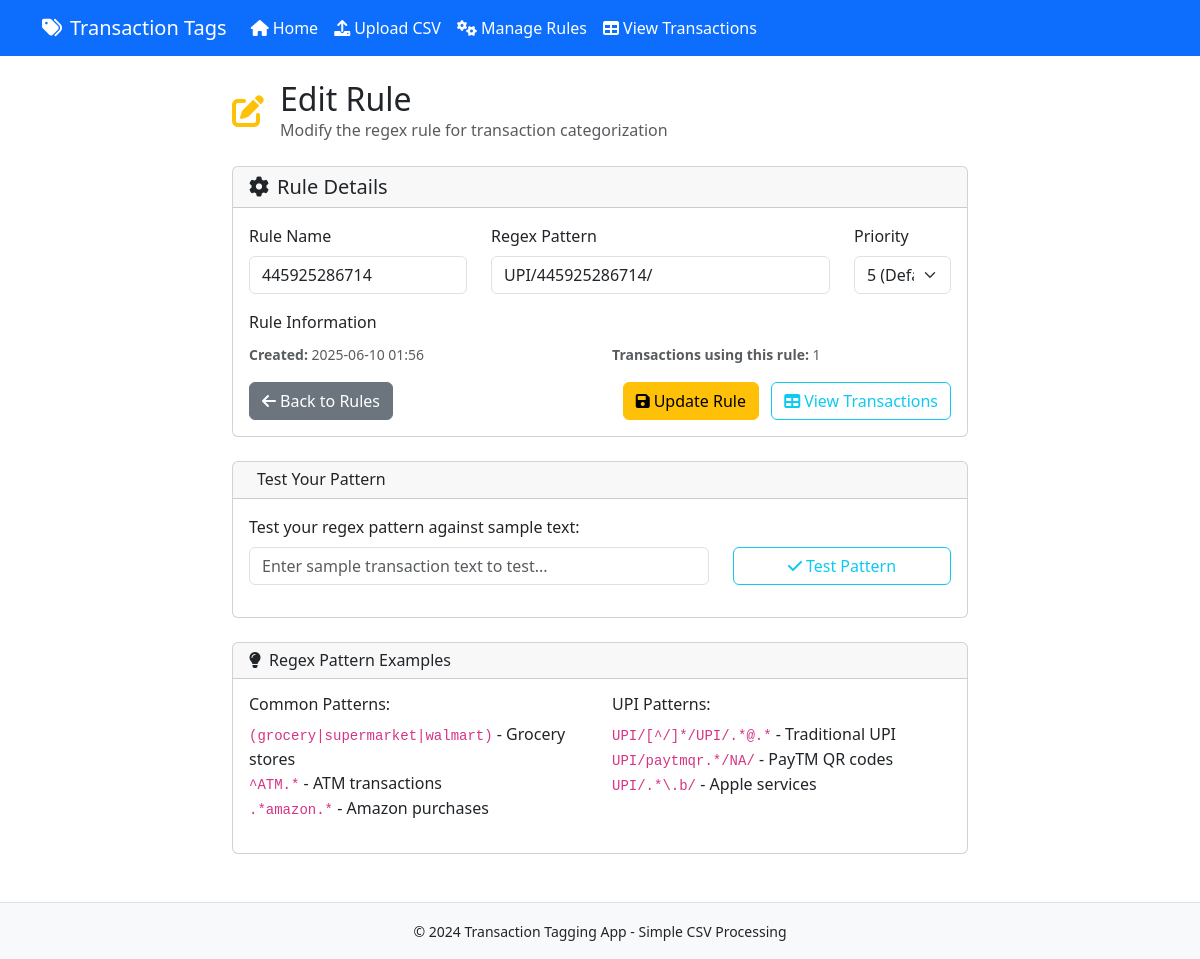
The page /rules/edit/2 on the database as committed earlier.
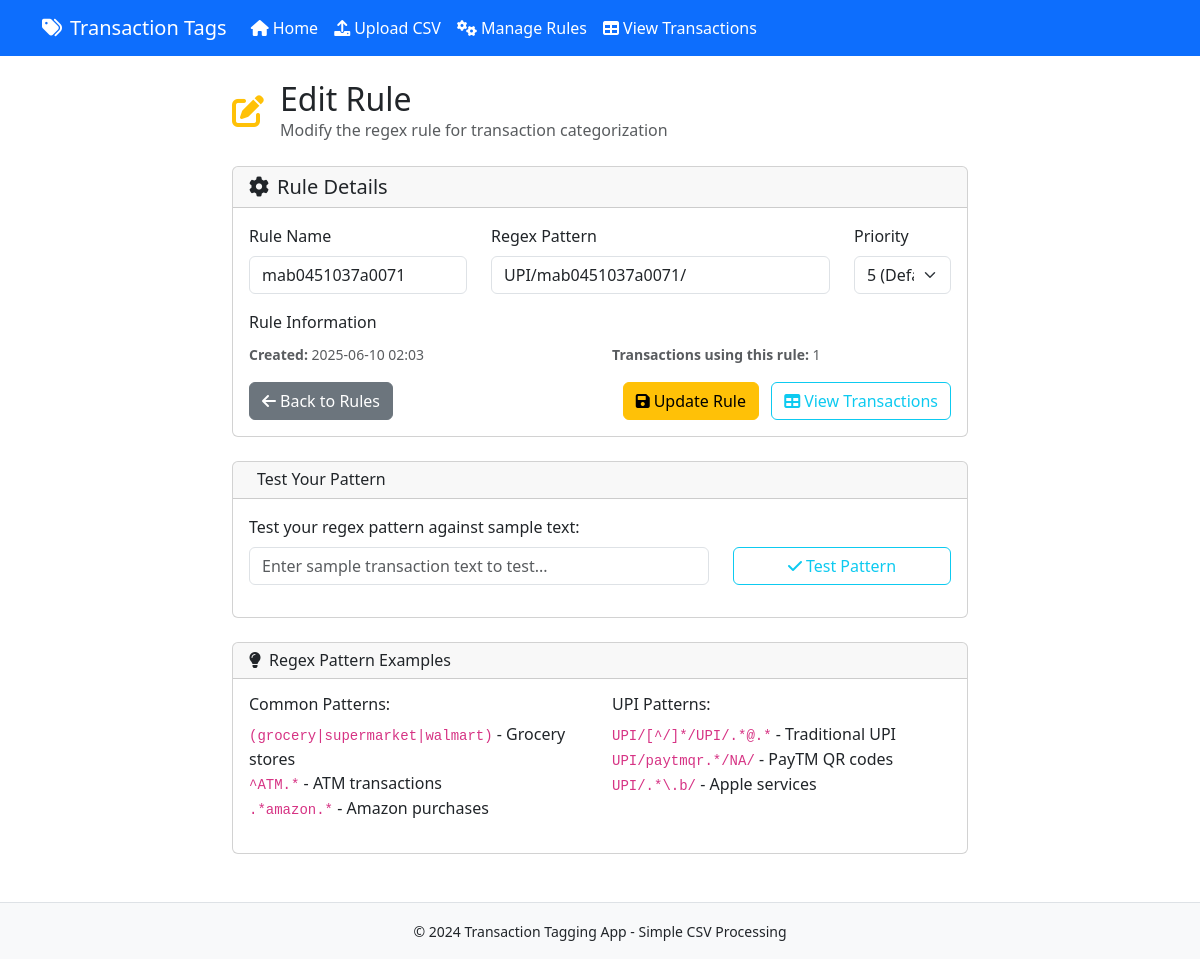
The same page on the database as committed later.
### models.py (models this page shows, shortened)
class Rule(db.Model):
    id = db.Column(db.Integer, primary_key=True)
    name = db.Column(db.String(100), nullable=False, unique=True)
    regex_pattern = db.Column(db.Text, nullable=False)
    priority = db.Column(db.Integer, nullable=False, default=5)
    created_at = db.Column(db.DateTime, default=datetime.utcnow)

### routes.py (the view, shortened to what this page needs)
@app.route('/rules/edit/<int:rule_id>', methods=['GET', 'POST'])
def edit_rule(rule_id):
    rule = Rule.query.get_or_404(rule_id)
    return render_template('edit_rule.html', rule=rule)

### templates/edit_rule.html (shortened to what this page needs)
{% extends "base.html" %}
{% block content %}
<div class="row">
    <div class="col-md-8 offset-md-2">
        <div class="d-flex align-items-center mb-4">
            <i class="fas fa-edit fa-2x text-warning me-3"></i>
            <div>
                <h2 class="mb-0">Edit Rule</h2>
                <p class="text-muted mb-0">Modify the regex rule for transaction categorization</p>
            </div>
        </div>
        <div class="card">
            <div class="card-header">
                <h5 class="mb-0"><i class="fas fa-cog me-2"></i>Rule Details</h5>
            </div>
            <div class="card-body">
                <form method="POST">
                    <div class="row">
                        <div class="col-md-4 mb-3">
                            <label for="name" class="form-label">Rule Name</label>
                            <input type="text" class="form-control" id="name" name="name"
                                   value="{{ rule.name }}" placeholder="e.g., Grocery Stores" required maxlength="100">
                        </div>
                        <div class="col-md-6 mb-3">
                            <label for="regex_pattern" class="form-label">Regex Pattern</label>
                            <input type="text" class="form-control" id="regex_pattern" name="regex_pattern"
                                   value="{{ rule.regex_pattern }}" placeholder="e.g., (grocery|supermarket|walmart)" required>
                        </div>
                        <div class="col-md-2 mb-3">
                            <label for="priority" class="form-label">Priority</label>
                            <select class="form-select" id="priority" name="priority" required>
                                <option value="5" {% if rule.priority == 5 %}selected{% endif %}>5 (Default)</option>
                            </select>
                        </div>
                    </div>
                    <div class="mb-3">
                        <label class="form-label">Rule Information</label>
                        <div class="row">
                            <div class="col-md-6">
                                <small class="text-muted">
                                    <strong>Created:</strong> {{ rule.created_at.strftime('%Y-%m-%d %H:%M') }}
                                </small>
                            </div>
                            <div class="col-md-6">
                                <small class="text-muted">
                                    <strong>Transactions using this rule:</strong> {{ rule.transactions|length }}
                                </small>
                            </div>
                        </div>
                    </div>
                    <div class="d-grid gap-2 d-md-flex justify-content-md-between">
                        <a href="{{ url_for('manage_rules') }}" class="btn btn-secondary">
                            <i class="fas fa-arrow-left me-1"></i>Back to Rules
                        </a>
                        <div>
                            <button type="submit" class="btn btn-warning me-2">
                                <i class="fas fa-save me-1"></i>Update Rule
                            </button>
                            <a href="{{ url_for('view_transactions') }}" class="btn btn-outline-info">
                                <i class="fas fa-table me-1"></i>View Transactions
                            </a>
                        </div>
                    </div>
                </form>
            </div>
        </div>
        <div class="card mt-4">
            <div class="card-header">
                <h6 class="mb-0">Test Your Pattern</h6>
            </div>
            <div class="card-body">
                <p class="mb-2">Test your regex pattern against sample text:</p>
                <div class="row">
                    <div class="col-md-8">
                        <input type="text" class="form-control" id="test-text"
                               placeholder="Enter sample transaction text to test...">
                    </div>
                    <div class="col-md-4">
                        <button type="button" class="btn btn-outline-info w-100" onclick="testPattern()">
                            <i class="fas fa-check me-1"></i>Test Pattern
                        </button>
                    </div>
                </div>
            </div>
        </div>
        <div class="card mt-4">
            <div class="card-header">
                <h6 class="mb-0"><i class="fas fa-lightbulb me-2"></i>Regex Pattern Examples</h6>
            </div>
            <div class="card-body">
                <div class="row">
                    <div class="col-md-6">
                        <h6>Common Patterns:</h6>
                        <ul class="list-unstyled">
                            <li><code>(grocery|supermarket|walmart)</code> - Grocery stores</li>
                            <li><code>^ATM.*</code> - ATM transactions</li>
                            <li><code>.*amazon.*</code> - Amazon purchases</li>
                        </ul>
                    </div>
                    <div class="col-md-6">
                        <h6>UPI Patterns:</h6>
                        <ul class="list-unstyled">
                            <li><code>UPI/[^/]*/UPI/.*@.*</code> - Traditional UPI</li>
                            <li><code>UPI/paytmqr.*/NA/</code> - PayTM QR codes</li>
                            <li><code>UPI/.*\.b/</code> - Apple services</li>
                        </ul>
                    </div>
                </div>
            </div>
        </div>
    </div>
</div>
{% endblock %}

### templates/base.html (shortened to what this page needs)
<!DOCTYPE html>
<html lang="en">
<head>
    <link href="https://cdn.jsdelivr.net/npm/bootstrap@5.3.0/dist/css/bootstrap.min.css" rel="stylesheet">
    <link href="https://cdnjs.cloudflare.com/ajax/libs/font-awesome/6.0.0/css/all.min.css" rel="stylesheet">
    <link href="https://cdn.datatables.net/1.13.7/css/dataTables.bootstrap5.min.css" rel="stylesheet">
</head>
<body>
    <nav class="navbar navbar-expand-lg navbar-light bg-primary">
        <div class="container">
            <a class="navbar-brand text-white" href="{{ url_for('index') }}">
                <i class="fas fa-tags me-2"></i>Transaction Tags
            </a>
            <div class="collapse navbar-collapse" id="navbarNav">
                <ul class="navbar-nav me-auto">
                    <li class="nav-item">
                        <a class="nav-link text-white" href="{{ url_for('index') }}">
                            <i class="fas fa-home me-1"></i>Home
                        </a>
                    </li>
                    <li class="nav-item">
                        <a class="nav-link text-white" href="{{ url_for('upload_csv') }}">
                            <i class="fas fa-upload me-1"></i>Upload CSV
                        </a>
                    </li>
                    <li class="nav-item">
                        <a class="nav-link text-white" href="{{ url_for('manage_rules') }}">
                            <i class="fas fa-cogs me-1"></i>Manage Rules
                        </a>
                    </li>
                    <li class="nav-item">
                        <a class="nav-link text-white" href="{{ url_for('view_transactions') }}">
                            <i class="fas fa-table me-1"></i>View Transactions
                        </a>
                    </li>
                </ul>
            </div>
        </div>
    </nav>
    <main class="container my-4">
        {% block content %}{% endblock %}
    </main>
    <footer class="bg-light text-dark py-3 mt-5 border-top">
        <div class="container text-center">
            <small>&copy; 2024 Transaction Tagging App - Simple CSV Processing</small>
        </div>
    </footer>
</body>
</html>

Rows that differ between the two databases and show on the page:
changed Rule "5 (Default)": name "445925286714" → "mab0451037a0071"; regex_pattern "UPI/445925286714/" → "UPI/mab0451037a0071/"; created_at "2025-06-10 01:56" → "2025-06-10 02:03"
